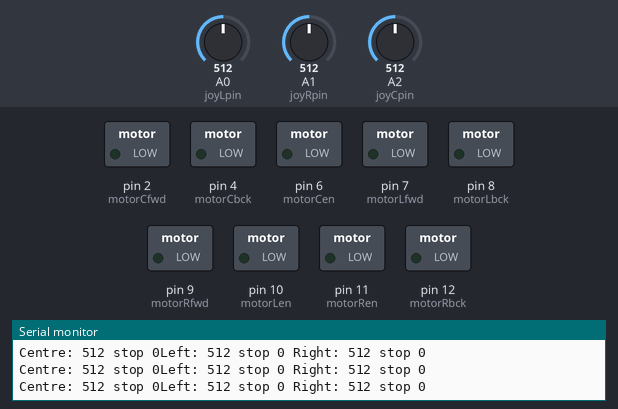
This sketch was run on a simulated Arduino Uno, built with avr-gcc and run on an emulated ATmega328P. Shown: switched loads named in the sketch (green lamp = pin HIGH), the last lines printed to the serial monitor. The test bench sets the inputs (shaded band); at power-on: A0 (joyLpin) = 512, A1 (joyRpin) = 512, A2 (joyCpin) = 512.

Above: at 1.2 s.
1.3 s: A0 (joyLpin) set to 523
4.3 s: A0 (joyLpin) set to 545
At 5.0 s:
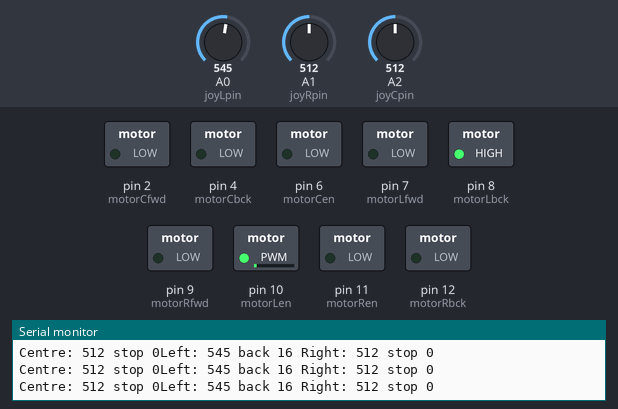
5.8 s: A1 (joyRpin) set to 546
At 6.9 s:
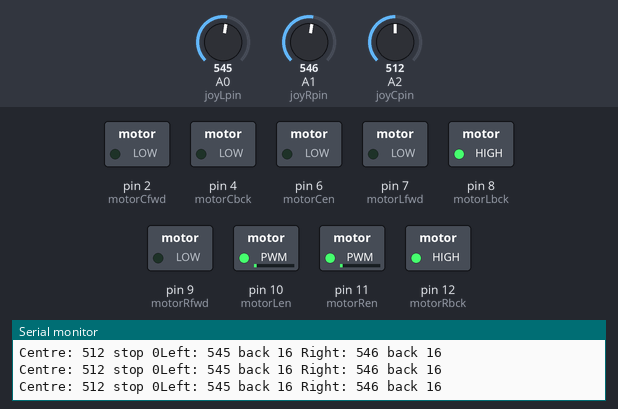
7.3 s: A2 (joyCpin) set to 524
10.3 s: A2 (joyCpin) set to 546
At 10.7 s:
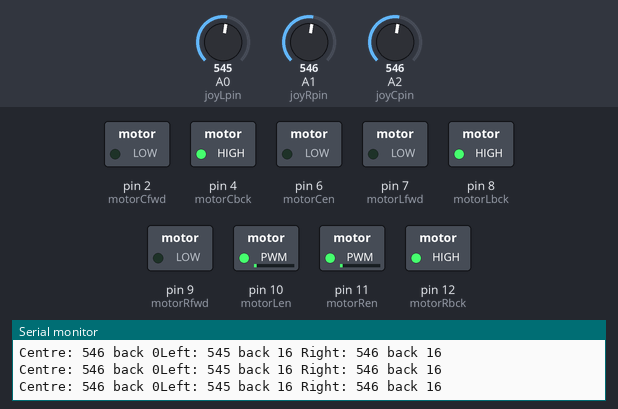
11.9 s: A1 (joyRpin) set to 511
At 13.3 s:
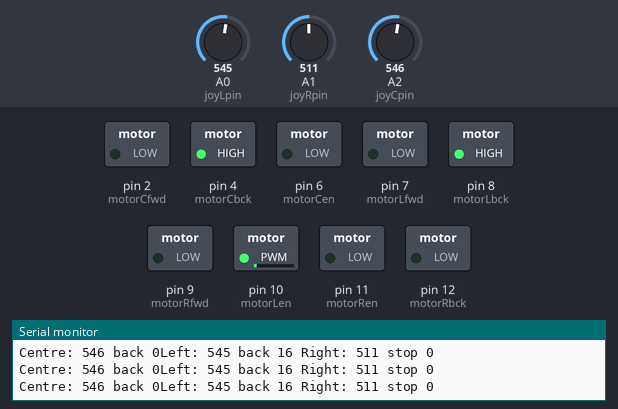
Timing chart, 0 to 14.4 s (numbered marks = the images above; inputs shaded):
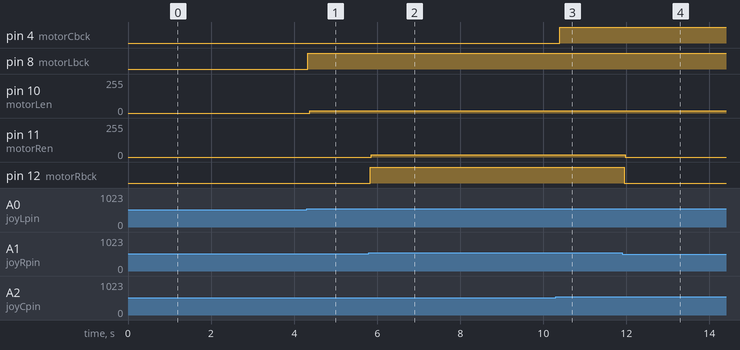

The sketch:

Remote_Three_Motor.ino
```cpp
/*
Code to control an ROV with left and right motors
using "tank" steering with two joysticks
*/

// define pins
const int joyLpin = A0;     // left joystick
const int joyRpin = A1;     // right joystick
const int joyCpin = A2;		// centre joystick
const int motorLfwd = 7;	// left motor forward pin ..
const int motorLbck = 8;	// left motor backward pin ..
const int motorLen = 10;	// left motor enable pin..
const int motorRfwd = 9;	// right motor fwd pin
const int motorRbck = 12;	// right motor backward pin
const int motorRen = 11;	// right motor enable pin
const int motorCfwd = 2;	// centre motor forward pin
const int motorCbck = 4;	// centre motor backward pin
const int motorCen = 6;		// centre motor enable pin

// variables
int joyL;                   // left joystick reading (0-1023 from ADC)
int joyR;                   // right joystick reading (0-1023 from ADC)
int joyC;                   // centre joystick reading (0-1023 from ADC)
int joyLneutral;            // left joystick neutral position
int joyRneutral;            // right joystick neutral
int joyCneutral;            // centre joystick neutral
const int deadzone = 20;    // joystick "dead zone" to prevent drift
int motorLspeed;            // left motor speed (0-255 for PWM)
int motorRspeed;            // right motor speed (0-255 for PWM)
int motorCspeed;            // centre motor speed (0-255 for PWM)

void setup() { // code that only runs once
  // set motor control pins as outputs
  pinMode(motorLfwd,OUTPUT);
  pinMode(motorRfwd,OUTPUT);
  pinMode(motorCfwd,OUTPUT);
  pinMode(motorLbck,OUTPUT);
  pinMode(motorRbck,OUTPUT);
  pinMode(motorCbck,OUTPUT);
  pinMode(motorLen,OUTPUT);
  pinMode(motorRen,OUTPUT);
  pinMode(motorCen,OUTPUT);
  // calibrate joysticks
  joyLneutral = analogRead(joyLpin);
  joyRneutral = analogRead(joyRpin);
  joyCneutral = analogRead(joyCpin);

  Serial.begin(9600);

}

void loop() {  // code that loops forever
  // read joysticks
  joyL = analogRead(joyLpin);
  joyR = analogRead(joyRpin);
  joyC = analogRead(joyCpin);

  Serial.print("Left: ");
  Serial.print(joyL);
  // set left motor direction and speed
  if((joyL-joyLneutral) < -deadzone){ // joystick pushed forward
    digitalWrite(motorLfwd,HIGH);
    digitalWrite(motorLbck,LOW);
    motorLspeed = map(joyL,joyLneutral,0,0,255);
    Serial.print(" fwd ");
  }
  else if((joyL-joyLneutral) > deadzone){
    digitalWrite(motorLfwd,LOW);
    digitalWrite(motorLbck,HIGH);
    motorLspeed = map(joyL,joyLneutral,1023,0,255);
    Serial.print(" back ");
  }
  else{
    digitalWrite(motorLfwd,LOW);
    digitalWrite(motorLbck,LOW);
    Serial.print(" stop ");
    motorLspeed = 0;
  }
  Serial.print(motorLspeed);


  Serial.print(" Right: ");
  Serial.print(joyR);

  // set right motor direction and speed
  if((joyR-joyRneutral) < -deadzone){ // joystick pushed forward
    digitalWrite(motorRfwd,HIGH);
    digitalWrite(motorRbck,LOW);
    motorRspeed = map(joyR,joyRneutral,0,0,255);
    Serial.print(" fwd ");
  }
  else if((joyR-joyRneutral) > deadzone){
    digitalWrite(motorRfwd,LOW);
    digitalWrite(motorRbck,HIGH);
    motorRspeed = map(joyR,joyRneutral,1023,0,255);
    Serial.print(" back ");
  }
  else{
    digitalWrite(motorRfwd,LOW);
    digitalWrite(motorRbck,LOW);
    Serial.print(" stop ");
    motorRspeed = 0;
  }
  Serial.println(motorRspeed);

   Serial.print("Centre: ");
  Serial.print(joyC);
  // set centre motor direction and speed
  if((joyC-joyCneutral) < -deadzone){ // joystick pushed forward
    digitalWrite(motorCfwd,HIGH);
    digitalWrite(motorCbck,LOW);
    motorCspeed = map(joyC,joyCneutral,0,0,255);
    Serial.print(" fwd ");
  }
  else if((joyC-joyCneutral) > deadzone){
    digitalWrite(motorCfwd,LOW);
    digitalWrite(motorCbck,HIGH);
    motorLspeed = map(joyC,joyCneutral,1023,0,255);
    Serial.print(" back ");
  }
  else{
    digitalWrite(motorCfwd,LOW);
    digitalWrite(motorCbck,LOW);
    Serial.print(" stop ");
    motorCspeed = 0;
  }
  Serial.print(motorCspeed);


  analogWrite(motorLen,motorLspeed);
  analogWrite(motorRen,motorRspeed);
  analogWrite(motorCen,motorCspeed);

}
```

Measured:
- the behaviour switches between 532 and 533 on A0 (joyLpin) (found by bisection; images 0 and 1)
- the behaviour switches between 532 and 533 on A1 (joyRpin) (found by bisection; images 1 and 2)
- the behaviour switches between 532 and 533 on A2 (joyCpin) (found by bisection; images 2 and 3)
- after the input at 4.3 s, pin 8 (motorLbck): LOW → HIGH at once; pin 10 (motorLen): 0/255 → 16/255 after 0.07 s
- after the input at 5.8 s, pin 11 (motorRen): 0/255 → 16/255 after 0.06 s; pin 12 (motorRbck): LOW → HIGH at once
- after the input at 10.3 s, pin 4 (motorCbck): LOW → HIGH after 0.09 s
- after the input at 11.9 s, pin 11 (motorRen): 16/255 → 0/255 after 0.07 s; pin 12 (motorRbck): HIGH → LOW after 0.05 s
